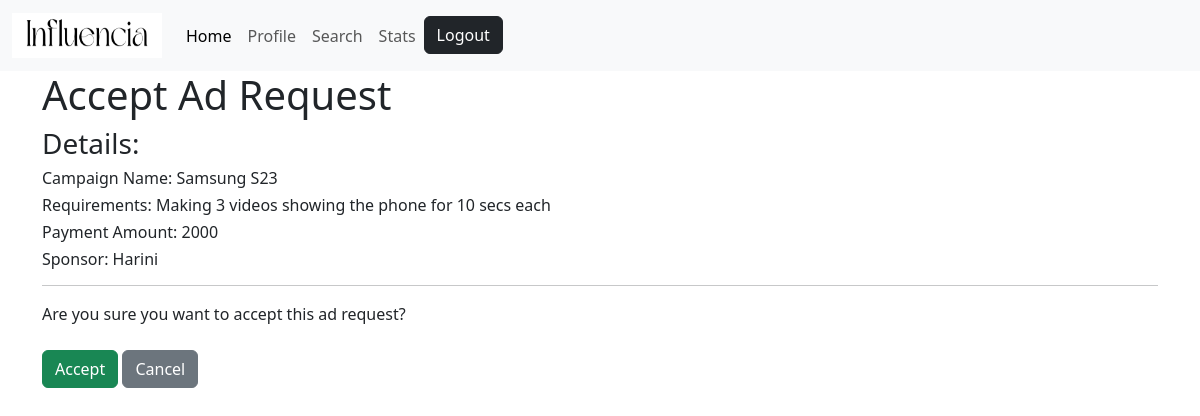
/acceptadreq/2 (signed in), run on the app's committed database.
### models.py (models this page shows)
class Campaign(db.Model):
    __tablename__="campaign"
    id=db.Column(db.Integer,primary_key=True)
    camp_name=db.Column(db.String(32),nullable=False,unique=True)
    description=db.Column(db.String(256))
    niche=db.Column(db.String(256))
    budget=db.Column(db.Integer,nullable=False)
    start_date=db.Column(db.Date,nullable=False)
    end_date=db.Column(db.Date,nullable=False)
    goals=db.Column(db.String(256))
    visibility=db.Column(db.String(16),default="public")
    spo_id=db.Column(db.Integer,db.ForeignKey("sponsor.id"))
    is_flagged=db.Column(db.Boolean,default=False,nullable=False)
    status=db.Column(db.String(32),default="active") #[active,completed,progress(?)]
    adreqs=db.relationship("AdRequest",backref="campaign", lazy=True,cascade='all,delete-orphan')

class AdRequest(db.Model):
    __tablename__="adrequest"
    id=db.Column(db.Integer,primary_key=True)
    influ_id=db.Column(db.Integer,db.ForeignKey("influencer.id"))
    camp_id=db.Column(db.Integer,db.ForeignKey("campaign.id"))
    requirements=db.Column(db.String(256),default="to be written by sponsor")
    pay_amt=db.Column(db.Integer,nullable=False)
    status=db.Column(db.String(32),default="pending") #[pending, accepted, rejected, requested, completed, messaged]
    messages=db.relationship("Message",backref="adrequest", lazy=True, cascade="all,delete-orphan")

class Sponsor(db.Model):
    __tablename__="sponsor"
    id=db.Column(db.Integer,primary_key=True)
    name=db.Column(db.String(32),nullable=False,unique=True)
    industry=db.Column(db.String(64))
    budget=db.Column(db.Integer,nullable=False)
    user_id=db.Column(db.Integer,db.ForeignKey("user.id"))
    campaigns=db.relationship('Campaign',backref="sponsor")

### routes.py (the view, shortened to what this page needs)
@app.route('/acceptadreq/<int:ad_id>',methods=['GET','POST'])
@check_session
def accept_adreq(ad_id):
    adreq=AdRequest.query.get(ad_id)
    return render_template('Influencer/AdRequests/accept.html',a=adreq)

### routes.py (called while the page is built)
def check_session(func):
    @wraps(func) #to avoid the server throwing an error for not having unique functions;   func-placeholder for the function passed (eg. profile(), login(), etc.)
    def wrapper(*args, **kwargs): #pack and unpacking of : args- positional arguments ; kwargs- keyword arguments
        if 'username' not in session:
            flash("You need to login first!",category="danger")
            return redirect(url_for('login'))
        user=User.query.filter_by(username=session['username']).first()
        if not user:
            session.pop('username')
            return redirect(url_for('logout'))
        return func(*args, **kwargs)
    return wrapper

### templates/Influencer/AdRequests/accept.html
{% extends 'layout.html' %}
{% block content %}
    <h1>Accept Ad Request</h3>
    <h3>Details:</h2>
    <h6>Campaign Name: {{a.campaign.camp_name}}</h6>
    <h6>Requirements: {{a.requirements}}</h6>
    <h6>Payment Amount: {{a.pay_amt}}</h6>
    <h6>Sponsor: {{a.campaign.sponsor.name}}</h6>
    <hr>
    Are you sure you want to accept this ad request?<br><br>
    <form action="{{url_for('accept_adreq',ad_id=a.id)}}" method="post">
        <button type="submit" class="btn btn-success">
            Accept
        </button>
        <a href="{{url_for('home')}}" class="btn btn-secondary">Cancel</a>
    </form>
{% endblock %}

### data on the page
Campaign: campaign.camp_name "Samsung S23"
AdRequest: requirements "Making 3 videos showing the phone for 10 secs each", pay_amt "2000"
Sponsor: campaign.sponsor.name "Harini"
